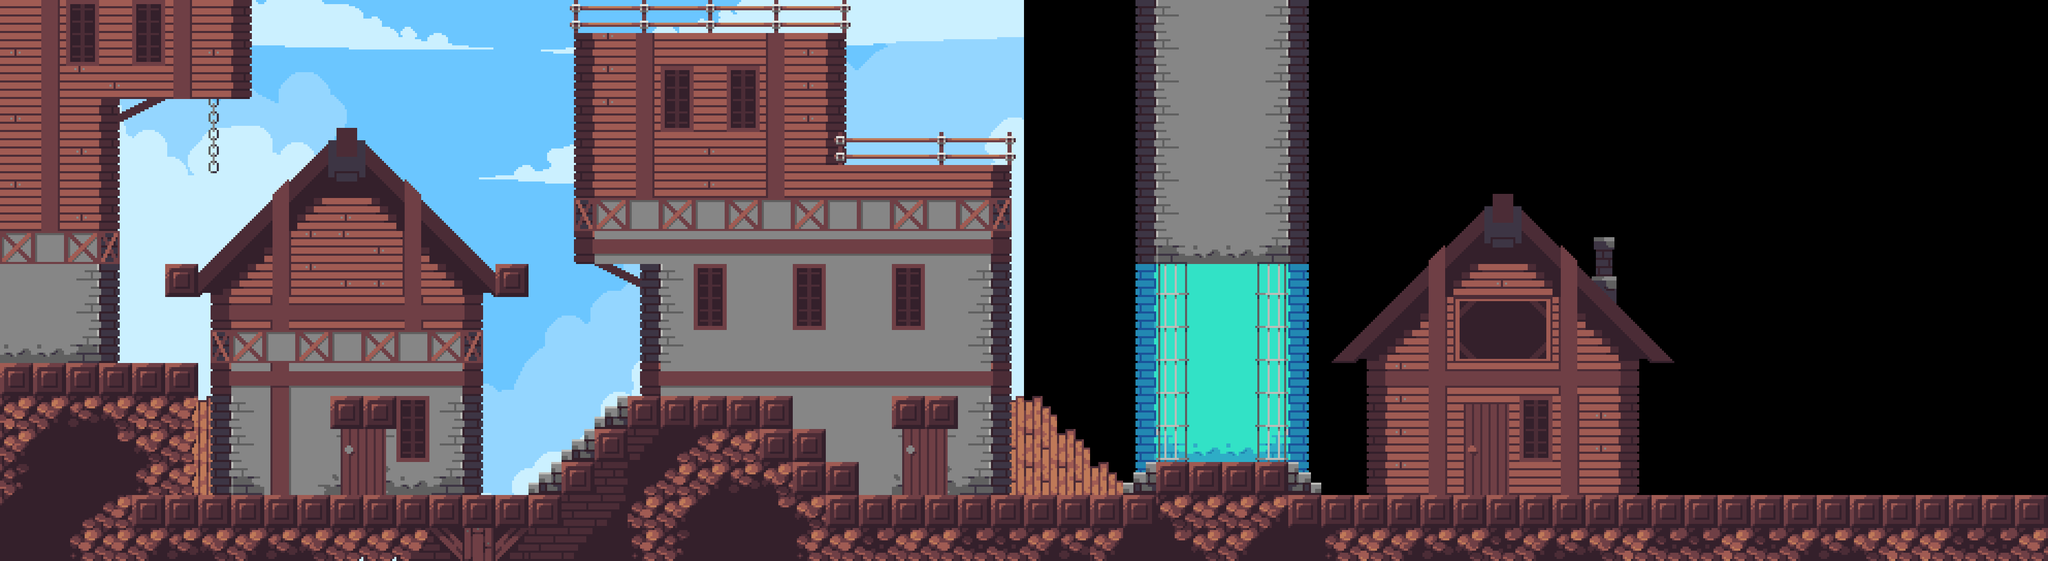

Tiled map render using the project's own tile images. Description and the map definition, with tile-layer contents summarised, below:
An orthogonal 62x17 tile map with 64x64 px tiles, 3 tile layers (Tile Layer 2, Tile Layer 1, collision), 2 tilesets, 2 image layers.

<map version="1.10" tiledversion="1.10.2" orientation="orthogonal" renderorder="right-down" width="62" height="17" tilewidth="64" tileheight="64" infinite="0" nextlayerid="8" nextobjectid="1">
 <editorsettings>
  <export target="level-village.json" format="json" />
 </editorsettings>
 <tileset firstgid="1" name="ts-grass" tilewidth="64" tileheight="64" tilecount="625" columns="25">
  <image source="ts-grass.png" width="1600" height="1600" />
 </tileset>
 <tileset firstgid="626" name="ts-village" tilewidth="64" tileheight="64" tilecount="1024" columns="32">
  <image source="ts-village.png" width="2048" height="2048" />
 </tileset>
 <imagelayer id="6" name="Image Layer 2" repeatx="1">
  <image source="bg-light-2.png" width="1984" height="1088" />
 </imagelayer>
 <imagelayer id="5" name="Image Layer 1" repeatx="1">
  <image source="bg-light-1.png" width="1984" height="1088" />
 </imagelayer>
 <layer id="4" name="Tile Layer 2" width="62" height="17">
  <data>[1054 cells, 50 non-empty, 19 distinct tile ids]</data>
 </layer>
 <layer id="1" name="Tile Layer 1" width="62" height="17">
  <data>[1054 cells, 638 non-empty, 155 distinct tile ids]</data>
 </layer>
 <layer id="7" name="collision" width="62" height="17">
  <data>[1054 cells, 73 non-empty, 1 distinct tile ids]</data>
 </layer>
</map>